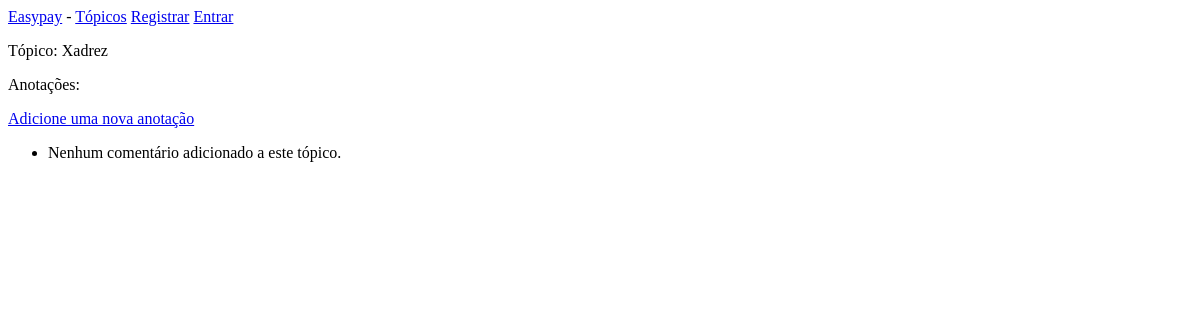
The page /topics/2/ on the database as committed earlier.
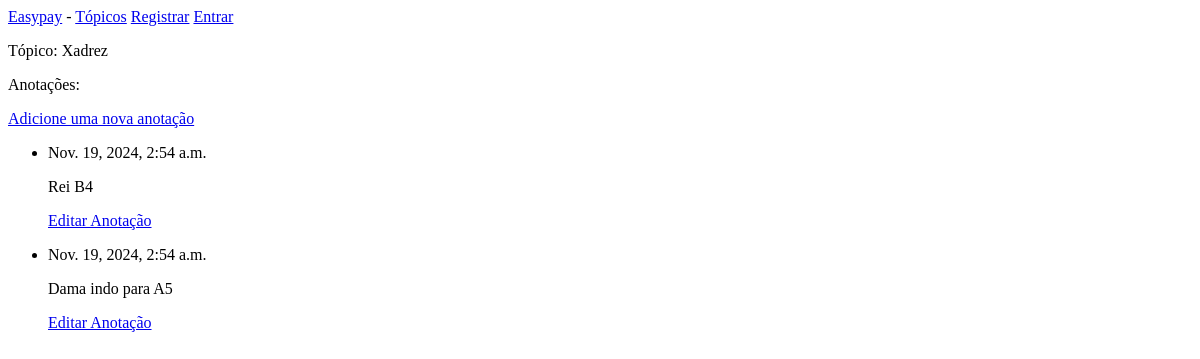
The same page on the database as committed later.
### easypays/models.py (models this page shows, shortened)
class Topic (models.Model):
    text = models.CharField(max_length=200)
    date_added = models.DateTimeField(auto_now_add=True)
    def __str__(self):
        return self.text

class Entry (models.Model):
    topic = models.ForeignKey(Topic, on_delete=models.CASCADE)
    text = models.TextField()
    date_added = models.DateTimeField(auto_now_add=True)
    class Meta:
        verbose_name_plural = 'entries'

### easypays/views.py (the view)
# urls.py: path('topics/<topic_id>/', views.topic, name='topic'),
def topic(request, topic_id):
    topic = Topic.objects.get(id=topic_id)
    entries = topic.entry_set.order_by('-date_added')
    context = {'topic': topic, 'entries': entries}
    return render(request, 'easypays/topic.html',context)

### easypays/templates/easypays/topic.html
{% extends "easypays/base.html" %}
{% block content %}
    <p>Tópico: {{ topic }}</p>
    <p>Anotações: </p>
    <p>
        <a href="{% url 'new_entry' topic.id %}">Adicione uma nova anotação</a>
    </p>
    <ul>
        {% for entry in entries %}
        <li>
            <p>{{ entry.date_added}}</p>
            <p>{{ entry.text | linebreaks}}</p>
            <p><a href="{% url 'edit_entry' entry.id%}">Editar Anotação</a></p>
        </li>
        {% empty %}
            <li>
                <p>Nenhum comentário adicionado a este tópico.</p>
            </li>
        {% endfor %}
    </ul>
{% endblock content %}

### easypays/templates/easypays/base.html
<p>
    <a href="{% url 'index' %}">Easypay</a> -
    <a href="{% url 'topics' %}">Tópicos</a>
    {% if user.is_authenticated %}
        Olá, {{ user.username }}
        <a href="{% url 'logout' %}">Sair</a>
    {% else %}
        <a href="{% url 'register' %}">Registrar</a>
        <a href="{% url 'login' %}">Entrar</a>
    {% endif %}
</p>
{% block content%}{% endblock content %}

Rows that differ between the two databases and show on the page:
added Entry: date_added "Nov. 19, 2024, 2:54 a.m.", text "Rei B4"
added Entry: date_added "Nov. 19, 2024, 2:54 a.m.", text "Dama indo para A5"
Other text that changed with them:
text no longer shown: "Nenhum comentário adicionado a este tópico."
